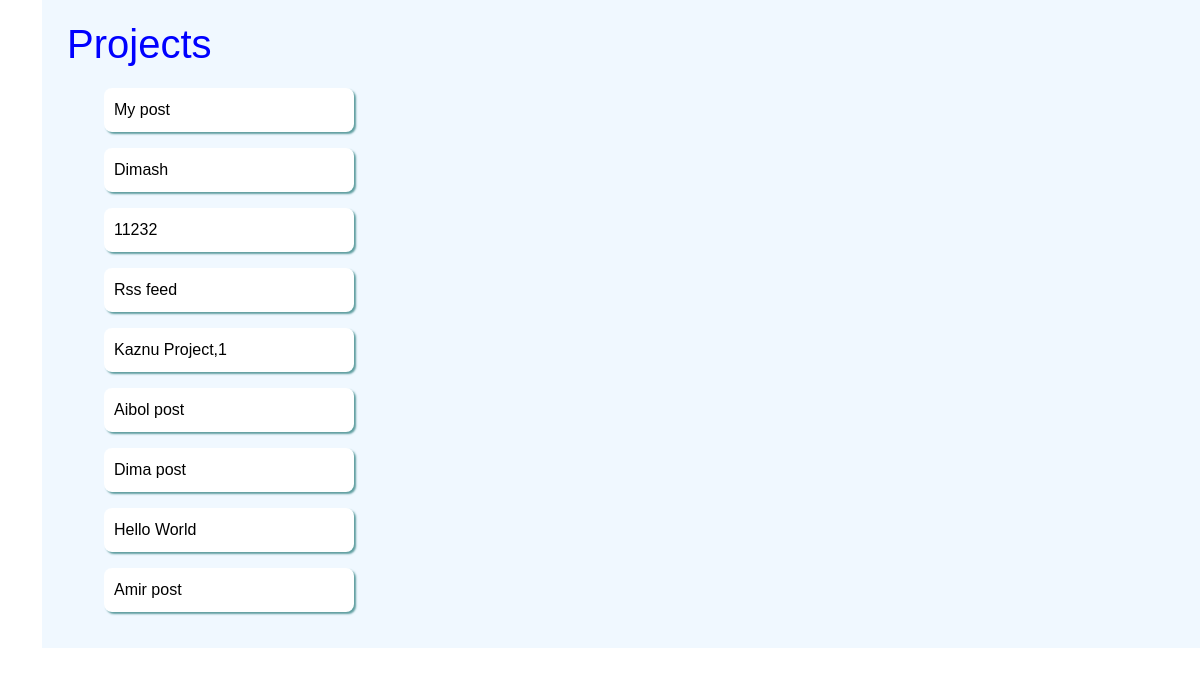
The page /projects/ on the database as committed earlier.
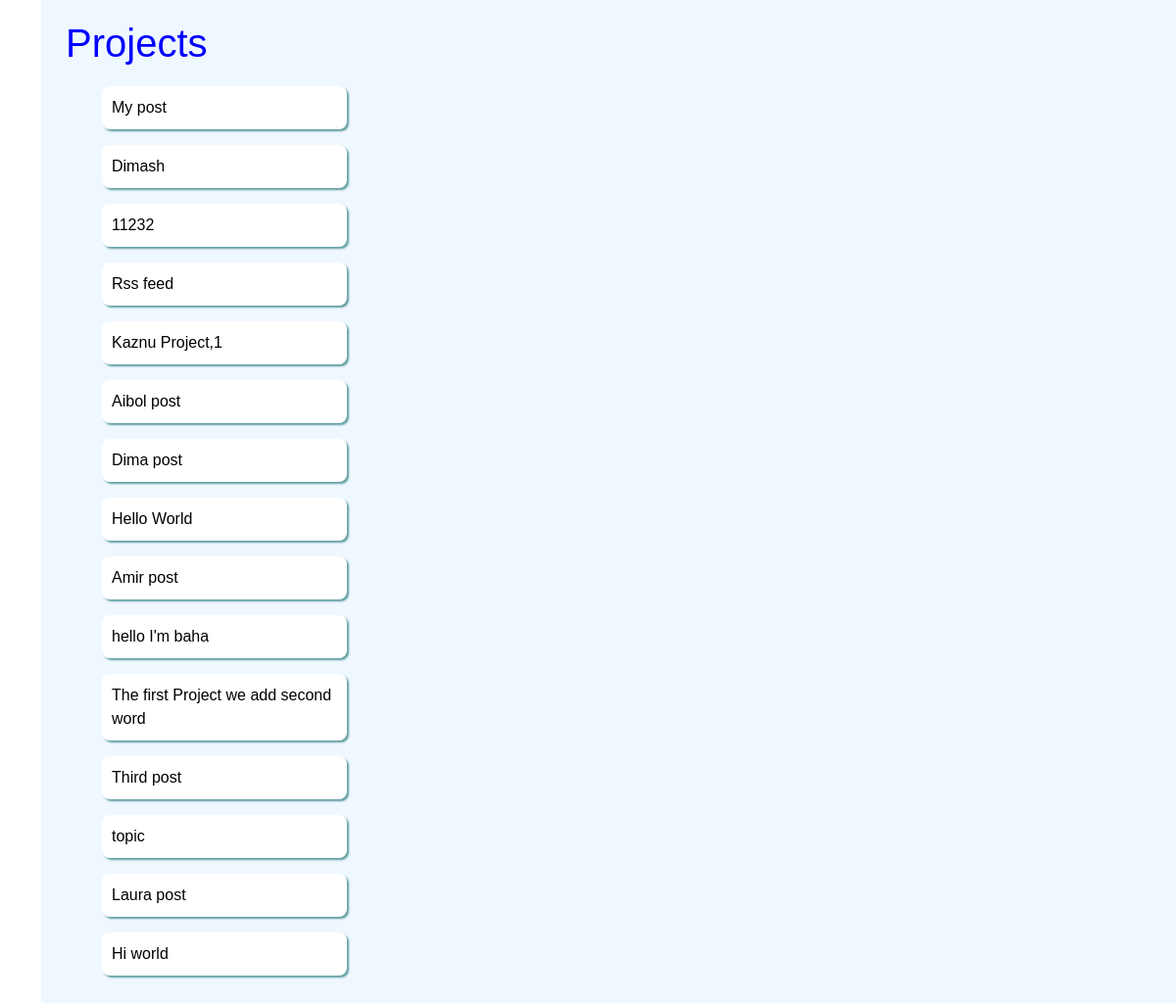
The same page on the database as committed later.
### account/models.py (models this page shows, shortened)
class Post(models.Model):
    author = models.ForeignKey(User, on_delete=models.CASCADE)
    title = models.CharField(max_length=200)
    description = models.TextField()
    created_at=models.DateTimeField(auto_now_add=True)
    updated_at=models.DateTimeField(auto_now=True)

### account/views.py (the view)
# urls.py: path('projects/', projects, name="projects"),
def projects(request):
    posts=Post.objects.all()
    context={
        "posts":posts
    }
    return render(request, 'all_projects.html',  context)

### templates/all_projects.html (shortened to what this page needs)
{% extends 'base.html' %}
{% load static %}
{% block content %}
<link rel="stylesheet" href="{% static 'css/projects.css'%}">
<div class="container">
    <nav class="vertical-nav">
        <h1>Projects</h1>
            {% for post in posts %}
            <ul>
                <li><a href="{% url 'project_view' post.id %}">{{post.title}}</a></li>
            </ul>
            {% endfor %}
    </nav>
</div>
{% endblock %}

Rows that differ between the two databases and show on the page:
added Post: title "hello I'm baha"
added Post: title "The first Project we add second word"
added Post: title "Third post"
added Post: title "topic"
added Post: title "Laura post"
added Post: title "Hi world"
